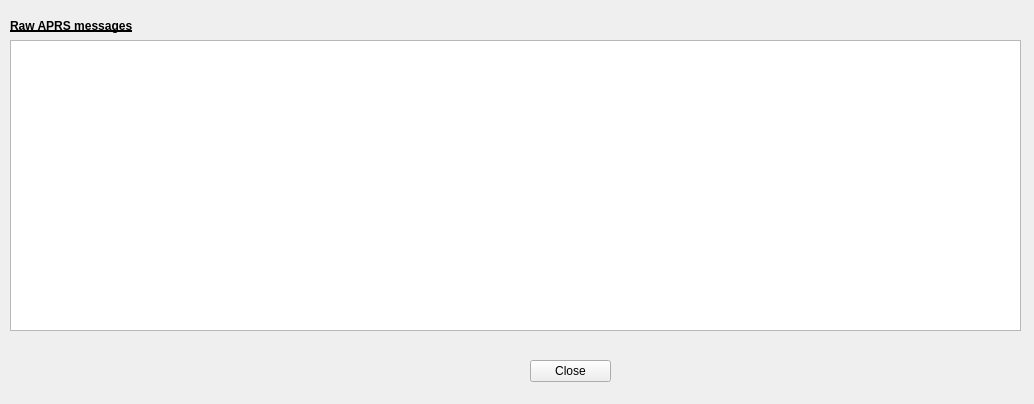
<?xml version="1.0" encoding="UTF-8"?>
<ui version="4.0">
 <class>RawMessagesForm</class>
 <widget class="QWidget" name="RawMessagesForm">
  <property name="geometry">
   <rect>
    <x>0</x>
    <y>0</y>
    <width>1034</width>
    <height>404</height>
   </rect>
  </property>
  <property name="windowTitle">
   <string>Form</string>
  </property>
  <widget class="QPushButton" name="closeButton">
   <property name="geometry">
    <rect>
     <x>530</x>
     <y>360</y>
     <width>81</width>
     <height>22</height>
    </rect>
   </property>
   <property name="text">
    <string>Close</string>
   </property>
  </widget>
  <widget class="QLabel" name="label">
   <property name="geometry">
    <rect>
     <x>10</x>
     <y>10</y>
     <width>261</width>
     <height>31</height>
    </rect>
   </property>
   <property name="font">
    <font>
     <weight>75</weight>
     <bold>true</bold>
     <underline>true</underline>
    </font>
   </property>
   <property name="text">
    <string>Raw APRS messages</string>
   </property>
  </widget>
  <widget class="QTextEdit" name="messagesTextEdit">
   <property name="geometry">
    <rect>
     <x>10</x>
     <y>40</y>
     <width>1011</width>
     <height>291</height>
    </rect>
   </property>
   <property name="lineWrapMode">
    <enum>QTextEdit::NoWrap</enum>
   </property>
   <property name="readOnly">
    <bool>true</bool>
   </property>
  </widget>
 </widget>
 <resources/>
 <connections>
  <connection>
   <sender>closeButton</sender>
   <signal>clicked(bool)</signal>
   <receiver>RawMessagesForm</receiver>
   <slot>close()</slot>
   <hints>
    <hint type="sourcelabel">
     <x>570</x>
     <y>370</y>
    </hint>
    <hint type="destinationlabel">
     <x>313</x>
     <y>201</y>
    </hint>
   </hints>
  </connection>
 </connections>
</ui>
